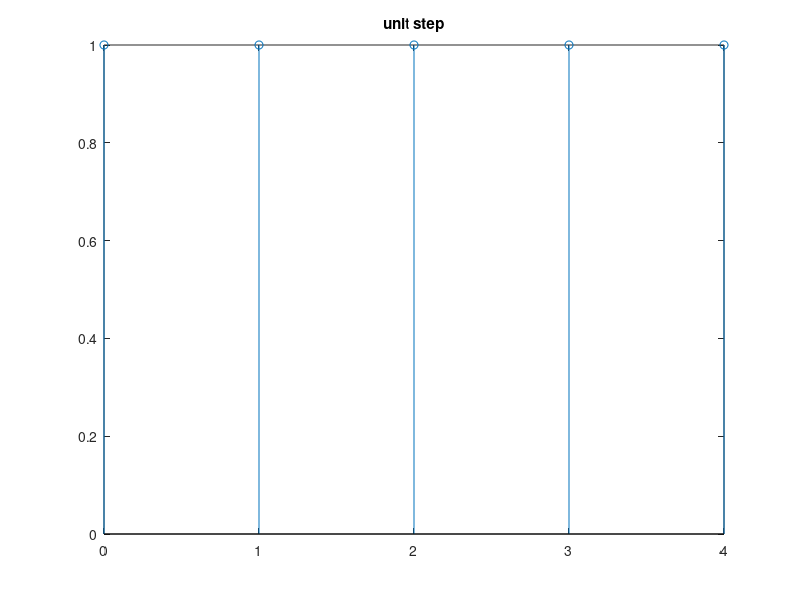

Source code (MATLAB):
clc; close all; clear all;
n = input('Enter the value of n');
t=0:n-1;
y = ones(1,n);
figure(2);
stem(t,y);
title('unit step');